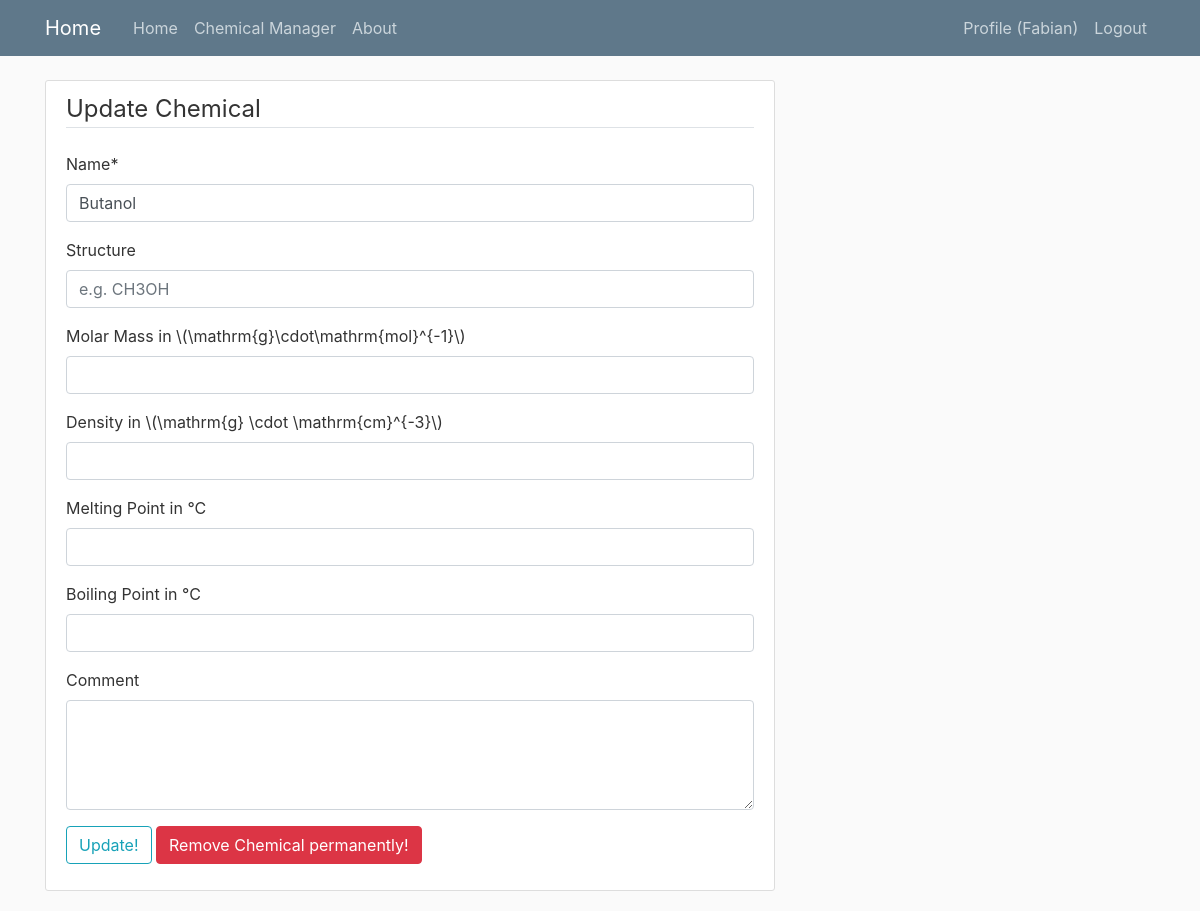
The page /chemmanager/chemical/10/update (signed in) on the database as committed earlier.
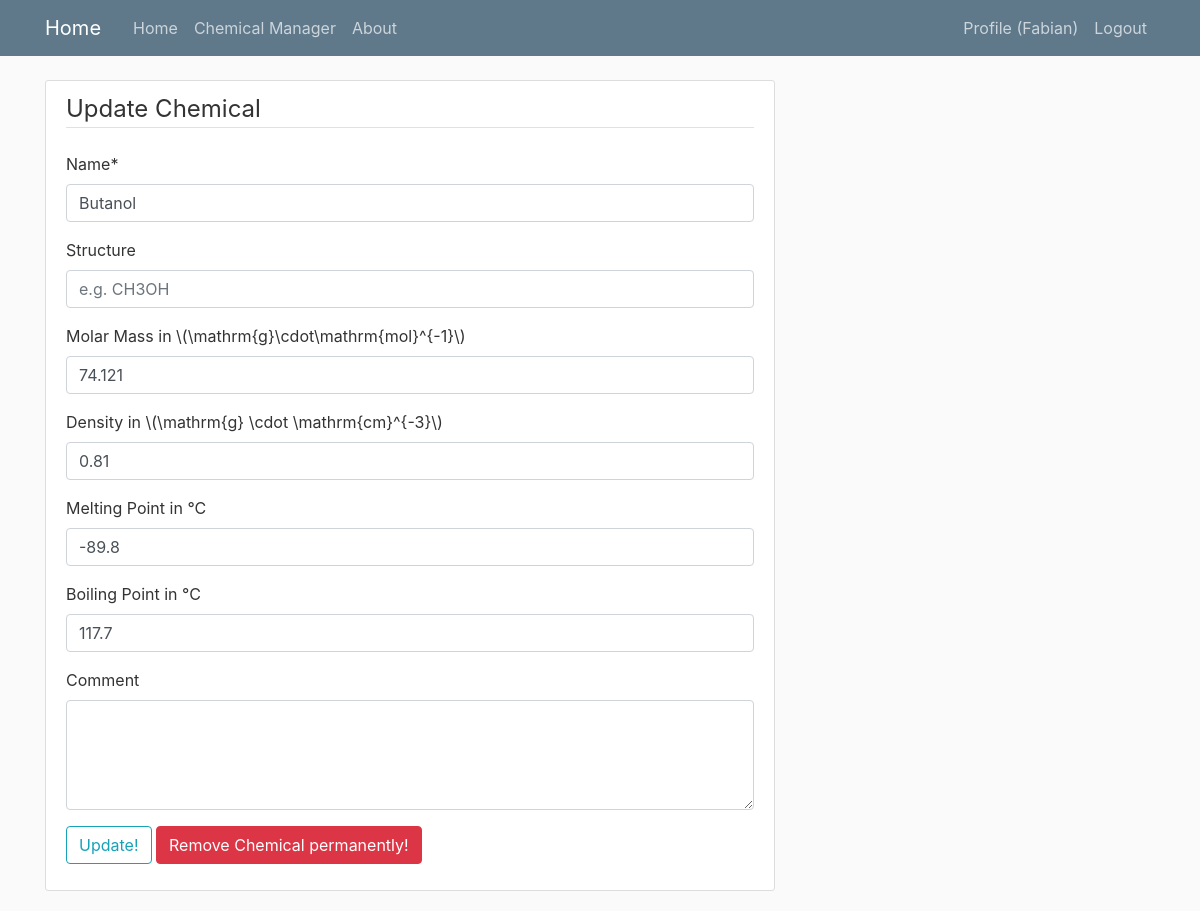
The same page on the database as committed later.
### chemmanager/models.py (models this page shows, shortened)
class Chemical(models.Model):
    name = models.CharField(max_length=250)
    structure = models.CharField(max_length=250, blank=True)
    molar_mass = models.FloatField(blank=True, null=True)
    density = models.FloatField(blank=True, null=True)
    melting_point = models.FloatField(blank=True, null=True)
    boiling_point = models.FloatField(blank=True, null=True)
    comment = models.TextField(blank=True)
    cid = models.CharField(max_length=100, blank=True, null=True)
    cas = models.CharField(max_length=100, blank=True, null=True)
    creator = models.ForeignKey(User, on_delete=models.CASCADE, blank=True, null=True)

### chemmanager/views.py (the view, shortened to what this page needs)
# urls.py: path('chemical/<int:pk>/update', ChemicalUpdateView.as_view(), name='chemical-update'),
class ChemicalUpdateView(LoginRequiredMixin, UserPassesTestMixin, UpdateView):
    model = Chemical
    form_class = ChemicalCreateForm
    extra_context = {
        'title': 'Update',
        'delete': True,
    }
    def test_func(self):
        chemical = self.get_object()
        if self.request.user == chemical.creator:
            return True
        else:
            return False

### chemmanager/forms.py
class ChemicalCreateForm(forms.ModelForm):
    class Meta:
        model = Chemical
        fields = ('name', 'structure', 'molar_mass', 'density', 'melting_point', 'boiling_point', 'comment')
        widgets = {
            'name': forms.TextInput(attrs={'placeholder': 'e.g. Ethanol'}),
            'structure': forms.TextInput(attrs={'placeholder': 'e.g. CH3OH'}),
            'comment': forms.Textarea(attrs={'rows': 4})
        }
        html_script = '<script src="https://polyfill.io/v3/polyfill.min.js?features=es6"></script>' + \
                      '<script id="MathJax-script" async ' + \
                      'src="https://cdn.jsdelivr.net/npm/mathjax@3/es5/tex-mml-chtml.js"></script> '
        labels = {
            'density': html_script + 'Density in \(\mathrm{g} \cdot \mathrm{cm}^{-3}\)',
            'melting_point': 'Melting Point in °C',
            'boiling_point': 'Boiling Point in °C',
            'molar_mass': html_script + 'Molar Mass in \(\mathrm{g}\cdot\mathrm{mol}^{-1}\)'
        }

### chemmanager/templates/chemmanager/chemical_form.html (shortened to what this page needs)
{% extends "chemmanager/chemmanager_base.html" %}
{% load crispy_forms_tags %}
{% block content %}
    <div class="content-section">
        <form method="POST">
            <fieldset class="form-group">
                {% if title %}
                    <legend class="border-bottom mb-4">{{ title }} Chemical</legend>
                    {{ form|crispy }}
                    <button class="btn btn-outline-info" type="submit">{{ title }}!</button>
                {% else %}
                    <legend class="border-bottom mb-4">Create new Chemical</legend>
                    {{ form|crispy }}
                    <button class="btn btn-outline-info" type="submit">Add!</button>
                {% endif %}
                {% if delete %}
                    <a href="{% url 'chemical-delete' chemical.id %}" class="btn btn-danger">Remove Chemical permanently!</a>
                {% endif %}
            </fieldset>
        </form>
    </div>
{% endblock content %}

Rows that differ between the two databases and show on the page:
changed Chemical "Butanol": molar_mass (not shown) → "74.121"; density (not shown) → "0.81"; melting_point (not shown) → "-89.8"; boiling_point (not shown) → "117.7"
